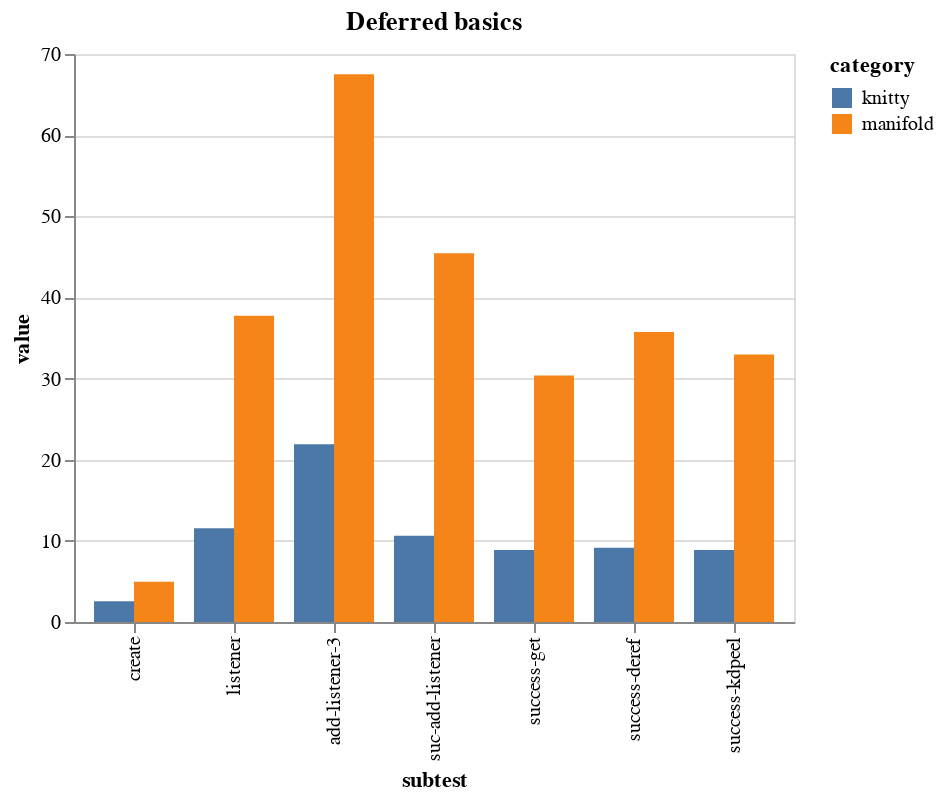

This figure's notebook cell:
### Code cell
(render-test-result "Deferred basics" (filter #(= "bench-deferred" (:test %)) gdata))

### Figure 1 — Vega-Lite specification as saved in the notebook (floating-point values rounded to 4 significant figures)
{"autosize": {"contains": "padding", "resize": true, "type": "fit"}, "data": {"values": [{"category": "manifold", "full_test_id": ["bench-deferred", "create"], "mode": null, "subtest": "create", "test": "bench-deferred", "value": 4.976}, {"category": "manifold", "full_test_id": ["bench-deferred", "listener"], "mode": null, "subtest": "listener", "test": "bench-deferred", "value": 37.74}, {"category": "manifold", "full_test_id": ["bench-deferred", "add-listener-3"], "mode": null, "subtest": "add-listener-3", "test": "bench-deferred", "value": 67.52}, {"category": "manifold", "full_test_id": ["bench-deferred", "suc-add-listener"], "mode": null, "subtest": "suc-add-listener", "test": "bench-deferred", "value": 45.44}, {"category": "manifold", "full_test_id": ["bench-deferred", "success-get"], "mode": null, "subtest": "success-get", "test": "bench-deferred", "value": 30.37}, {"category": "manifold", "full_test_id": ["bench-deferred", "success-deref"], "mode": null, "subtest": "success-deref", "test": "bench-deferred", "value": 35.73}, {"category": "manifold", "full_test_id": ["bench-deferred", "success-kdpeel"], "mode": null, "subtest": "success-kdpeel", "test": "bench-deferred", "value": 32.96}, {"category": "knitty", "full_test_id": ["bench-deferred", "create"], "mode": null, "subtest": "create", "test": "bench-deferred", "value": 2.568}, {"category": "knitty", "full_test_id": ["bench-deferred", "listener"], "mode": null, "subtest": "listener", "test": "bench-deferred", "value": 11.57}, {"category": "knitty", "full_test_id": ["bench-deferred", "add-listener-3"], "mode": null, "subtest": "add-listener-3", "test": "bench-deferred", "value": 21.9}, {"category": "knitty", "full_test_id": ["bench-deferred", "suc-add-listener"], "mode": null, "subtest": "suc-add-listener", "test": "bench-deferred", "value": 10.61}, {"category": "knitty", "full_test_id": ["bench-deferred", "success-get"], "mode": null, "subtest": "success-get", "test": "bench-deferred", "value": 8.878}, {"category": "knitty", "full_test_id": ["bench-deferred", "success-deref"], "mode": null, "subtest": "success-deref", "test": "bench-deferred", "value": 9.141}, {"category": "knitty", "full_test_id": ["bench-deferred", "success-kdpeel"], "mode": null, "subtest": "success-kdpeel", "test": "bench-deferred", "value": 8.875}]}, "encoding": {"color": {"field": "category", "type": "nominal"}, "x": {"field": "subtest", "sort": null}, "xOffset": {"field": "category", "sort": ["knitty", "knitty-md", "manifold-kt", "manifold"]}, "y": {"field": "value", "type": "quantitative"}}, "height": 400, "mark": "bar", "title": "Deferred basics"}
